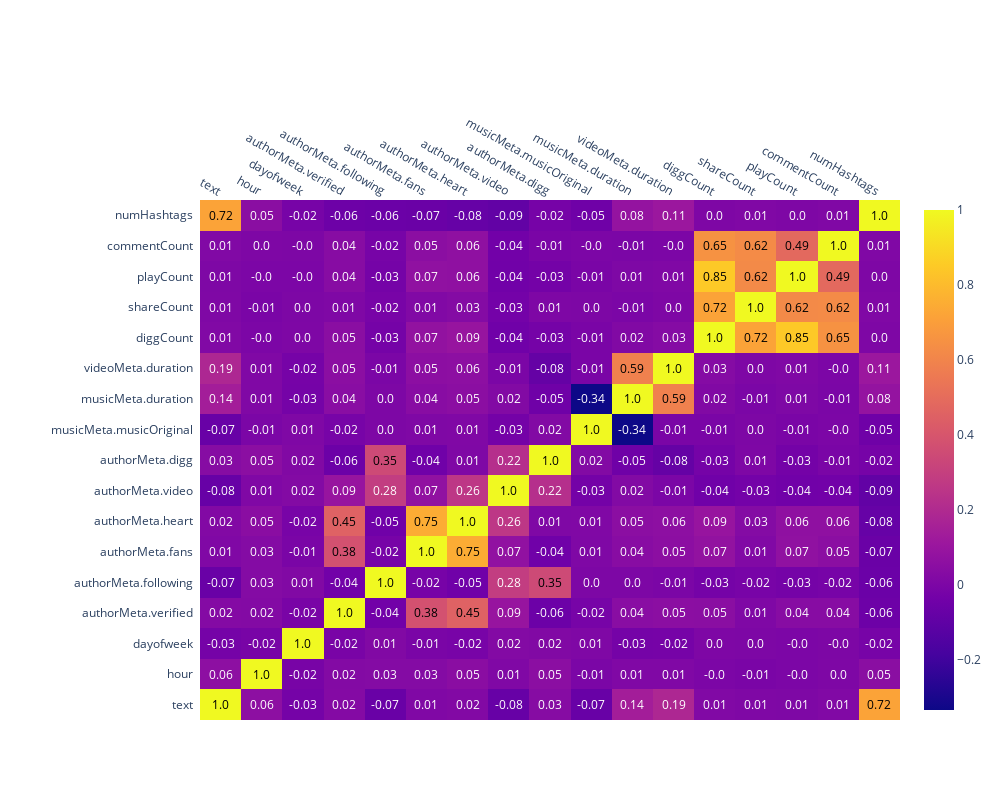

This figure's notebook cell:
### Code cell
# Heat Map to show correlation between features
corrs = df_scaled.corr()
fig = ff.create_annotated_heatmap(z = corrs.values, x = list(corrs.columns),
    y = list(corrs.index),
    annotation_text = corrs.round(2).values,
    showscale = True)
fig.layout.margin = dict(l = 200, t = 200)
fig.layout.height = 800
fig.layout.width = 1000
# fig.write_image("../plots/heatMap/heatMap.png")
iplot(fig)
